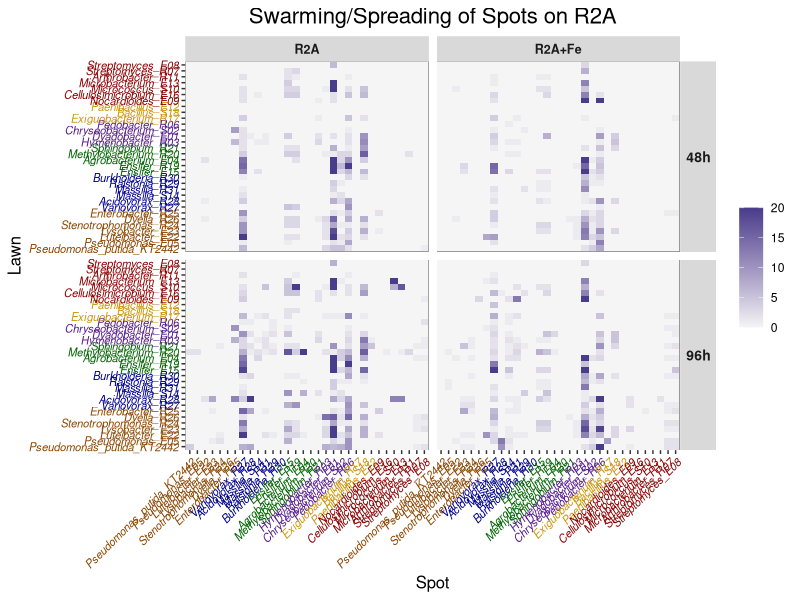

The R source for this figure: (Note: this script raises an error after producing the figure.)
############################### Final R2A Dataset Heatmaps ####################################



setwd("~/Desktop/InhibitoryAssays")
library(tidyverse)



# R2A data 48h 
R2A_48h_Sw <- read.csv("FinalDatasets/Swarming/R2A_48h_Rep1_Swarming.csv", header = TRUE, nrows = 32)
R2A_48h_Sw$Strain_ID <- as.character(R2A_48h_Sw$Strain_ID)
R2A_48h_Sw_pivot <- pivot_longer(R2A_48h_Sw, c(2:33), values_drop_na = FALSE)
R2A_48h_Sw_pivot$Lawn <- as.factor(R2A_48h_Sw_pivot$Strain_ID)
R2A_48h_Sw_pivot$Spot <- as.factor(R2A_48h_Sw_pivot$name)
R2A_48h_Sw_pivot$value <- as.numeric(R2A_48h_Sw_pivot$value)
R2A48h <- rep("R2A-48h", 1024)
R2A_48h_Sw_pivot$MediaTime <- R2A48h
R2A <- rep("R2A", 1024)
R2A_48h_Sw_pivot$Media <- R2A
Time48h <- rep("48h", 1024)
R2A_48h_Sw_pivot$Time <- Time48h






# R2A data 96h 
R2A_96h_Sw <- read.csv("FinalDatasets/Swarming/R2A_96h_Rep1_Swarming.csv", header = TRUE, nrows = 32)
R2A_96h_Sw$Strain_ID <- as.character(R2A_96h_Sw$Strain_ID)
R2A_96h_Sw_pivot <- pivot_longer(R2A_96h_Sw, c(2:33), values_drop_na = FALSE)
R2A_96h_Sw_pivot$Lawn <- as.factor(R2A_96h_Sw_pivot$Strain_ID)
R2A_96h_Sw_pivot$Spot <- as.factor(R2A_96h_Sw_pivot$name)
R2A_96h_Sw_pivot$value <- as.numeric(R2A_96h_Sw_pivot$value)
R2A96h <- rep("R2A-96h", 1024)
R2A_96h_Sw_pivot$MediaTime <- R2A96h
R2A <- rep("R2A", 1024)
R2A_96h_Sw_pivot$Media <- R2A
Time96h <- rep("96h", 1024)
R2A_96h_Sw_pivot$Time <- Time96h






# R2A + Fe data 48h 
R2A_Fe_48h_Sw <- read.csv("FinalDatasets/Swarming/R2A_Fe_48h_Rep1_Swarming.csv", header = TRUE, nrows = 32)
R2A_Fe_48h_Sw$Strain_ID <- as.character(R2A_Fe_48h_Sw$Strain_ID)
R2A_Fe_48h_Sw_pivot <- pivot_longer(R2A_Fe_48h_Sw, c(2:33), values_drop_na = FALSE)
R2A_Fe_48h_Sw_pivot$Lawn <- as.factor(R2A_Fe_48h_Sw_pivot$Strain_ID)
R2A_Fe_48h_Sw_pivot$Spot <- as.factor(R2A_Fe_48h_Sw_pivot$name)
R2A_Fe_48h_Sw_pivot$value <- as.numeric(R2A_Fe_48h_Sw_pivot$value)
R2AFe48h <- rep("R2AFe-48h", 1024)
R2A_Fe_48h_Sw_pivot$MediaTime <- R2AFe48h
R2AFe <- rep("R2A+Fe", 1024)
R2A_Fe_48h_Sw_pivot$Media <- R2AFe
Time48h <- rep("48h", 1024)
R2A_Fe_48h_Sw_pivot$Time <- Time48h






# R2A + Fe data 96h 
R2A_Fe_96h_Sw <- read.csv("FinalDatasets/Swarming/R2A_Fe_96h_Rep1_Swarming.csv", header = TRUE, nrows = 32)
R2A_Fe_96h_Sw$Strain_ID <- as.character(R2A_Fe_96h_Sw$Strain_ID)
R2A_Fe_96h_Sw_pivot <- pivot_longer(R2A_Fe_96h_Sw, c(2:33), values_drop_na = FALSE)
R2A_Fe_96h_Sw_pivot$Lawn <- as.factor(R2A_Fe_96h_Sw_pivot$Strain_ID)
R2A_Fe_96h_Sw_pivot$Spot <- as.factor(R2A_Fe_96h_Sw_pivot$name)
R2A_Fe_96h_Sw_pivot$value <- as.numeric(R2A_Fe_96h_Sw_pivot$value)
R2AFe96h <- rep("R2AFe-96h", 1024)
R2A_Fe_96h_Sw_pivot$MediaTime <- R2AFe96h
R2AFe <- rep("R2A+Fe", 1024)
R2A_Fe_96h_Sw_pivot$Media <- R2AFe
Time96h <- rep("96h", 1024)
R2A_Fe_96h_Sw_pivot$Time <- Time96h







R2A_Sw_ALL <- rbind(R2A_48h_Sw_pivot, R2A_96h_Sw_pivot, R2A_Fe_48h_Sw_pivot, R2A_Fe_96h_Sw_pivot)





















strain_order_names <- c('Pseudomonas_putida_KT2442', 'Pseudomonas_E05', 'Luteibacter_E22',
  'Lysobacter_E23', 'Stenotrophomonas_R24', 'Dyella_R26', 'Enterobacter_R25', 
  'Variovorax_R27', 'Acidovorax_R28', 'Massilia_S14', 'Massilia_R31', 'Ralstonia_R29', 'Burkholderia_R30',
  'Ensifer_E15', 'Ensifer_R19', 'Agrobacterium_E04', 'Methylobacterium_R20', 'Sphingobium_R21',
  'Hymenobacter_R03', 'Dyadobacter_E01', 'Chryseobacterium_S02', 'Pedobacter_R06', 
  'Exiguobacterium_R17', 'Bacillus_S18', 'Paenibacillus_E12', 'Nocardioides_E09', 
  'Cellulosimicrobium_E16', 'Micrococcus_S10', 'Microbacterium_E13', 'Arthrobacter_R11',
  'Streptomyces_R07', 'Streptomyces_E08')



# COlor code the strains by their phyla!
# darkgreen = G-proteobacteria    darkseagreen4 = B-proteobacteria    
# olivedrab = A-proteobacteria    purple4 = Bacteroidetes    
# darkgoldenrod2 = Firmicutes     maroon = Actinobacteria


strain_name_colors <- c("darkorange4", "darkorange4", "darkorange4", "darkorange4", 
                        "darkorange4", "darkorange4", "darkorange4", 
                        "darkblue", "darkblue", "darkblue", "darkblue", "darkblue", "darkblue", 
                        "darkgreen", "darkgreen",
                        "darkgreen", "darkgreen", "darkgreen", "purple4", "purple4",
                        "purple4", "purple4",
                        "darkgoldenrod3", "darkgoldenrod3", "darkgoldenrod3", "darkred",
                        "darkred", "darkred", "darkred", "darkred", "darkred", "darkred")







ggplot(data = R2A_Sw_ALL, aes(x=factor(Spot, level = strain_order_names),
                                 y=factor(Lawn, level = strain_order_names), fill=value) ) + 
  facet_grid(Time ~ Media) +
  geom_tile()  + xlab('Spot') + ylab('Lawn') +
  ggtitle("Swarming/Spreading of Spots on R2A") + 
  scale_fill_gradient(low = "whitesmoke", high = "darkslateblue", 
                       space = "Lab",
                       na.value = "darkslateblue", limit = c(0,20)) +
  labs(fill = "") + 
  theme(axis.text.x = element_text(size=8, angle = 45, vjust = 1, hjust = 1, face="italic", color=strain_name_colors),
        axis.text.y=element_text(face="italic", size=8, color=strain_name_colors),
        plot.title = element_text(hjust = 0.5, size=16),
        axis.title=element_text(size=12),
        plot.background = element_rect(fill="white"),
        strip.text.x = element_text(face="bold", size=9, angle=0), 
        strip.text.y = element_text(face="bold", size=10, angle=0),
        panel.background = element_rect(fill="grey60"),
        panel.grid = element_blank()) 




# ???????????????????????????????

ggplot(data = R2A_ALL, aes(x=Media,
                           y=Time, fill=value) ) + 
  facet_grid(factor(Lawn, level =strain_order_names) ~ factor(Spot, level =strain_order_names)) +
  geom_tile()  + xlab('Spot, AKA "Producer"') + ylab('Lawn, AKA "Reciever"') +
  ggtitle("Interactions on R2A") + 
  scale_fill_gradient2(low = "maroon", high = "chartreuse4", mid = "whitesmoke", 
                       midpoint = 0, space = "Lab",
                       na.value = "grey70", limit = c(-10,10)) +
  labs(fill = "") + 
  theme(axis.text.x = element_text(size=8, angle = 45, vjust = 1, hjust = 1, face="italic", color=strain_name_colors),
        axis.text.y=element_text(face="italic", size=8, color=strain_name_colors),
        plot.title = element_text(hjust = 0.5, size=16),
        axis.title=element_text(size=12),
        plot.background = element_rect(fill="white"),
        strip.text.x = element_text(face="bold", size=9, angle=0), 
        strip.text.y = element_text(face="bold", size=10, angle=0),
        panel.background = element_rect(fill="grey60"),
        panel.grid = element_blank()) 



########################## SUBSETTING DATASET #####################

ggplot(subset(dat,ID %in% c("P1" , "P3")))


GammaProteo_names <- c('Pseudomonas_putida_KT2442', 'Pseudomonas_E05', 'Luteibacter_E22',
                       'Lysobacter_E23', 'Stenotrophomonas_R24', 'Dyella_R26', 'Enterobacter_R25')

Pseudomonads <- c('Pseudomonas_putida_KT2442', 'Pseudomonas_E05')

BetaProteo_names <- c('Variovorax_R27', 'Acidovorax_R28', 'Massilia_S14', 'Massilia_R31', 
                      'Ralstonia_R29', 'Burkholderia_R30')

AlphaProteo_names <- c('Ensifer_E15', 'Ensifer_R19', 'Agrobacterium_E04', 
                       'Methylobacterium_R20', 'Sphingobium_R21')

Actinos_names <- c('Nocardioides_E09', 'Cellulosimicrobium_E16', 'Micrococcus_S10', 'Microbacterium_E13', 
                   'Arthrobacter_R11', 'Streptomyces_R07', 'Streptomyces_E08')

Bacteroidetes_names <- c('Hymenobacter_R03', 'Dyadobacter_E01', 'Chryseobacterium_S02', 'Pedobacter_R06')
  
Firmicutes_names <- c('Exiguobacterium_R17', 'Bacillus_S18', 'Paenibacillus_E12')

Bacillus_only <- c('Bacillus_S18')

Common_Spreaders <- c('Bacillus_S18', 'Variovorax_R27',
                      'Hymenobacter_R03', 'Dyadobacter_E01', 'Chryseobacterium_S02', 'Pedobacter_R06')

ggplot(subset(R2A_Sw_ALL, Spot %in% Bacillus_only), aes(x=factor(Spot, level = strain_order_names),
                           y=factor(Lawn, level =strain_order_names), fill=value) ) + 
  facet_grid(Time ~ Media) +
  geom_tile()  + xlab('Spot') + ylab('Lawn') +
  ggtitle("Bacillus Swarming on R2A") + 
  scale_fill_gradient(low = "grey97", high = "darkslateblue", 
                       space = "Lab",  
                       na.value = "darkslateblue", limit = c(0,20)) +
  labs(fill = "") + 
  theme(axis.text.x = element_text(size=8, angle = 45, vjust = 1, hjust = 1, face="italic", color="black"),
        axis.text.y=element_text(face="italic", size=8, color=strain_name_colors),
        plot.title = element_text(hjust = 0.5, size=16),
        axis.title=element_text(size=12),
        plot.background = element_rect(fill="white"),
        strip.text.x = element_text(face="bold", size=9, angle=0), 
        strip.text.y = element_text(face="bold", size=10, angle=0),
        panel.background = element_rect(fill="grey60")) +
  scale_x_discrete(expand = c(0, 0)) + scale_y_discrete(expand = c(0, 0))













################ ################ Exporting for Cytoscape ################ ################ 
R2A_48h_Cyto <- read.csv("Data_csvs/R2A_Rep1_48h_forCytoscape_TEST2.csv", header = TRUE, nrows = 32)
R2A_48h_Cyto$Strain_ID <- as.character(R2A_48h_Cyto$Strain_ID)
R2A_48h_Cyto_pivot <- pivot_longer(R2A_48h_Cyto, c(2:33), values_drop_na = FALSE)
R2A_48h_Cyto_pivot$Target <- as.factor(R2A_48h_Cyto_pivot$Strain_ID)
R2A_48h_Cyto_pivot$Source <- as.factor(R2A_48h_Cyto_pivot$name)
R2A_48h_Cyto_pivot$Interaction <- as.numeric(R2A_48h_Cyto_pivot$value)
write_csv(R2A_48h_Cyto_pivot, "R2A_48h_Cyto_pivot.csv")








